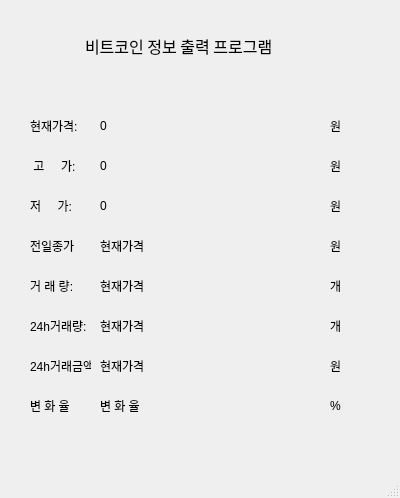
<?xml version="1.0" encoding="UTF-8"?>
<ui version="4.0">
 <class>MainWindow</class>
 <widget class="QMainWindow" name="MainWindow">
  <property name="geometry">
   <rect>
    <x>0</x>
    <y>0</y>
    <width>400</width>
    <height>498</height>
   </rect>
  </property>
  <property name="windowTitle">
   <string>MainWindow</string>
  </property>
  <widget class="QWidget" name="centralwidget">
   <widget class="QLabel" name="label">
    <property name="geometry">
     <rect>
      <x>85</x>
      <y>30</y>
      <width>241</width>
      <height>31</height>
     </rect>
    </property>
    <property name="font">
     <font>
      <family>휴먼엑스포</family>
      <pointsize>12</pointsize>
     </font>
    </property>
    <property name="text">
     <string>비트코인 정보 출력 프로그램</string>
    </property>
   </widget>
   <widget class="QLabel" name="label_2">
    <property name="geometry">
     <rect>
      <x>30</x>
      <y>110</y>
      <width>61</width>
      <height>31</height>
     </rect>
    </property>
    <property name="text">
     <string>현재가격:</string>
    </property>
   </widget>
   <widget class="QLabel" name="trade_price">
    <property name="geometry">
     <rect>
      <x>100</x>
      <y>110</y>
      <width>211</width>
      <height>31</height>
     </rect>
    </property>
    <property name="text">
     <string>0</string>
    </property>
   </widget>
   <widget class="QLabel" name="label_4">
    <property name="geometry">
     <rect>
      <x>330</x>
      <y>110</y>
      <width>31</width>
      <height>31</height>
     </rect>
    </property>
    <property name="text">
     <string>원</string>
    </property>
   </widget>
   <widget class="QLabel" name="high_price">
    <property name="geometry">
     <rect>
      <x>100</x>
      <y>150</y>
      <width>211</width>
      <height>31</height>
     </rect>
    </property>
    <property name="text">
     <string>0</string>
    </property>
   </widget>
   <widget class="QLabel" name="label_6">
    <property name="geometry">
     <rect>
      <x>30</x>
      <y>150</y>
      <width>61</width>
      <height>31</height>
     </rect>
    </property>
    <property name="text">
     <string> 고     가:</string>
    </property>
   </widget>
   <widget class="QLabel" name="label_7">
    <property name="geometry">
     <rect>
      <x>330</x>
      <y>150</y>
      <width>31</width>
      <height>31</height>
     </rect>
    </property>
    <property name="text">
     <string>원</string>
    </property>
   </widget>
   <widget class="QLabel" name="low_price">
    <property name="geometry">
     <rect>
      <x>100</x>
      <y>190</y>
      <width>211</width>
      <height>31</height>
     </rect>
    </property>
    <property name="text">
     <string>0</string>
    </property>
   </widget>
   <widget class="QLabel" name="label_9">
    <property name="geometry">
     <rect>
      <x>30</x>
      <y>190</y>
      <width>61</width>
      <height>31</height>
     </rect>
    </property>
    <property name="text">
     <string>저     가:</string>
    </property>
   </widget>
   <widget class="QLabel" name="label_10">
    <property name="geometry">
     <rect>
      <x>330</x>
      <y>190</y>
      <width>31</width>
      <height>31</height>
     </rect>
    </property>
    <property name="text">
     <string>원</string>
    </property>
   </widget>
   <widget class="QLabel" name="prev_closing_price">
    <property name="geometry">
     <rect>
      <x>100</x>
      <y>230</y>
      <width>211</width>
      <height>31</height>
     </rect>
    </property>
    <property name="text">
     <string>현재가격</string>
    </property>
   </widget>
   <widget class="QLabel" name="label_12">
    <property name="geometry">
     <rect>
      <x>330</x>
      <y>230</y>
      <width>31</width>
      <height>31</height>
     </rect>
    </property>
    <property name="text">
     <string>원</string>
    </property>
   </widget>
   <widget class="QLabel" name="closing_price">
    <property name="geometry">
     <rect>
      <x>30</x>
      <y>230</y>
      <width>61</width>
      <height>31</height>
     </rect>
    </property>
    <property name="text">
     <string>전일종가</string>
    </property>
   </widget>
   <widget class="QLabel" name="label_14">
    <property name="geometry">
     <rect>
      <x>330</x>
      <y>270</y>
      <width>31</width>
      <height>31</height>
     </rect>
    </property>
    <property name="text">
     <string>개</string>
    </property>
   </widget>
   <widget class="QLabel" name="label_15">
    <property name="geometry">
     <rect>
      <x>30</x>
      <y>270</y>
      <width>61</width>
      <height>31</height>
     </rect>
    </property>
    <property name="text">
     <string>거 래 량:</string>
    </property>
   </widget>
   <widget class="QLabel" name="trade_volume">
    <property name="geometry">
     <rect>
      <x>100</x>
      <y>270</y>
      <width>211</width>
      <height>31</height>
     </rect>
    </property>
    <property name="text">
     <string>현재가격</string>
    </property>
   </widget>
   <widget class="QLabel" name="label_17">
    <property name="geometry">
     <rect>
      <x>330</x>
      <y>310</y>
      <width>31</width>
      <height>31</height>
     </rect>
    </property>
    <property name="text">
     <string>개</string>
    </property>
   </widget>
   <widget class="QLabel" name="label_18">
    <property name="geometry">
     <rect>
      <x>30</x>
      <y>310</y>
      <width>61</width>
      <height>31</height>
     </rect>
    </property>
    <property name="text">
     <string>24h거래량:</string>
    </property>
   </widget>
   <widget class="QLabel" name="acc_trade_volume_24h">
    <property name="geometry">
     <rect>
      <x>100</x>
      <y>310</y>
      <width>211</width>
      <height>31</height>
     </rect>
    </property>
    <property name="text">
     <string>현재가격</string>
    </property>
   </widget>
   <widget class="QLabel" name="acc_trade_price_24h">
    <property name="geometry">
     <rect>
      <x>100</x>
      <y>350</y>
      <width>211</width>
      <height>31</height>
     </rect>
    </property>
    <property name="text">
     <string>현재가격</string>
    </property>
   </widget>
   <widget class="QLabel" name="label_21">
    <property name="geometry">
     <rect>
      <x>30</x>
      <y>350</y>
      <width>61</width>
      <height>31</height>
     </rect>
    </property>
    <property name="text">
     <string>24h거래금액:</string>
    </property>
   </widget>
   <widget class="QLabel" name="label_22">
    <property name="geometry">
     <rect>
      <x>330</x>
      <y>350</y>
      <width>31</width>
      <height>31</height>
     </rect>
    </property>
    <property name="text">
     <string>원</string>
    </property>
   </widget>
   <widget class="QLabel" name="label_23">
    <property name="geometry">
     <rect>
      <x>30</x>
      <y>390</y>
      <width>61</width>
      <height>31</height>
     </rect>
    </property>
    <property name="text">
     <string>변 화 율</string>
    </property>
   </widget>
   <widget class="QLabel" name="label_24">
    <property name="geometry">
     <rect>
      <x>330</x>
      <y>390</y>
      <width>31</width>
      <height>31</height>
     </rect>
    </property>
    <property name="text">
     <string>%</string>
    </property>
   </widget>
   <widget class="QLabel" name="signed_change_rate">
    <property name="geometry">
     <rect>
      <x>100</x>
      <y>390</y>
      <width>211</width>
      <height>31</height>
     </rect>
    </property>
    <property name="text">
     <string>변 화 율</string>
    </property>
   </widget>
  </widget>
  <widget class="QMenuBar" name="menubar">
   <property name="geometry">
    <rect>
     <x>0</x>
     <y>0</y>
     <width>400</width>
     <height>21</height>
    </rect>
   </property>
  </widget>
  <widget class="QStatusBar" name="statusbar"/>
 </widget>
 <resources/>
 <connections/>
</ui>
